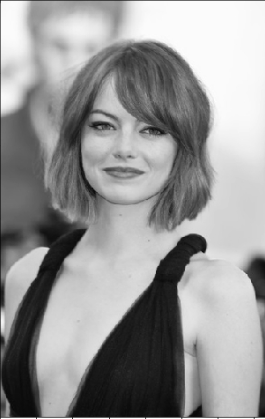
#> input picture HaL6/computer-vision/Lab6/girl.png, 265 x 419 px
$ python unsharp_masking.py
#> lines starting #> are read from the running program, lines starting #| are printed output that depends on the picture
#> further down, im is the input picture: shape (419, 265, 3); min 8, max 255, mean 150.3
#!/usr/bin/env python

import numpy as np
import cv2
from scipy.ndimage import convolve

def usm(im, sigma=0):
#> called with sigma = 0
    gray = cv2.cvtColor(im, cv2.COLOR_BGR2GRAY)
    blur = cv2.GaussianBlur(gray, (5,5), sigma)
    mask = gray-blur
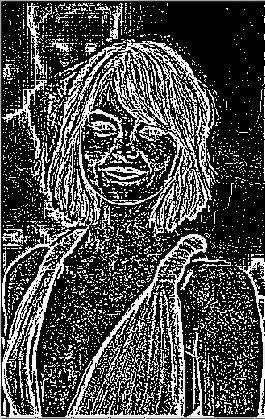
#> mask: shape (419, 265); min 0, max 255, mean 75.3
    return gray+1.2*mask
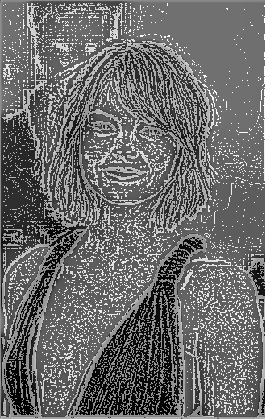
#> returned value: shape (419, 265) float64; min 10, max 556, mean 240.7; drawn with min black and max white

if __name__ == "__main__":
    path = 'girl.png'
    im = cv2.imread(path)
    res = usm(im)
    cv2.imwrite('res2'+path, res)
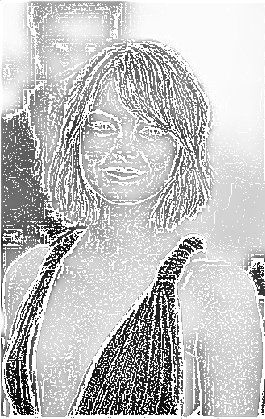
#> saved as res2girl.png: shape (419, 265); min 10, max 255, mean 194.5
    cv2.imshow('test', res)
    cv2.waitKey(0)
    cv2.destroyAllWindows()
